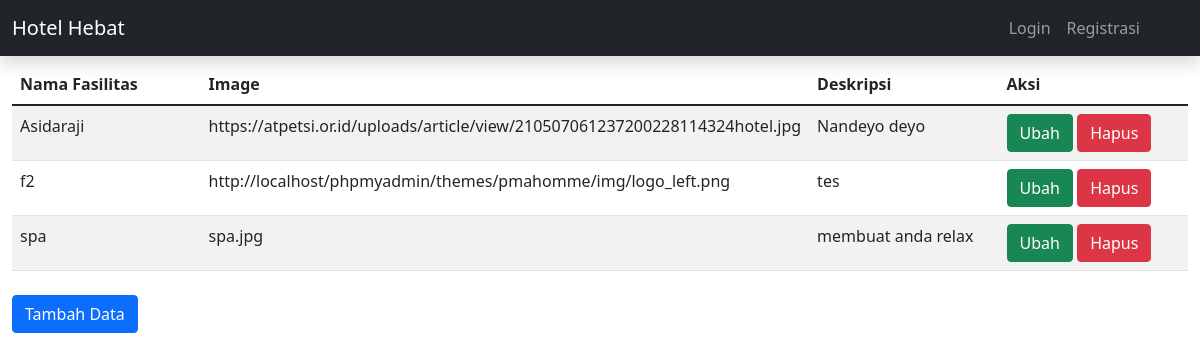
The page /index.php/admin/Fashotel on the database as committed earlier.
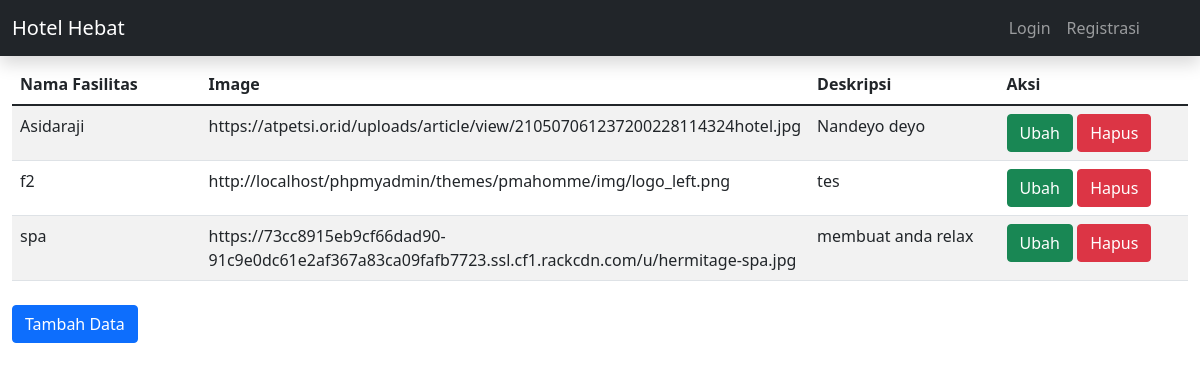
The same page on the database as committed later.
### tables this page shows
CREATE TABLE `f_hotel` (
  `id` int(11) NOT NULL,
  `nama_fasilitas` text NOT NULL,
  `img` text NOT NULL,
  `deks` text NOT NULL
);

### application/controllers/Admin.php (called while the page is built, shortened)
<?php
class Admin extends CI_Controller {
    public function __construct()
    {
            $this->load->model('Madmin');
    }
    public function Fashotel()
    {
        $query['Fh'] = $this->Madmin->fashotel();
        $this->load->view('Admin/Fashotel',$query);
    }
}

### index.php (called while the page is built, shortened)
<?php
require_once BASEPATH.'core/CodeIgniter.php';

### application/models/Madmin.php (called while the page is built, shortened)
<?php
class Madmin extends CI_Model {
   public function fashotel()
   {
    $data = $this->db->get('f_hotel')->result();
       return $data;
   }
}

### application/views/Admin/Fashotel.php (the view, shortened to what this page needs)
<!doctype html>
<html lang="en">
  <head>
    <link href="https://cdn.jsdelivr.net/npm/bootstrap@5.1.3/dist/css/bootstrap.min.css" rel="stylesheet">
  </head>
  <body>
      <div class="container-fluid">
          <table class="table table-striped mt-2 mb-4" id="myTable">
                  <thead>
                      <tr>
                      <th scope="col">Nama Fasilitas</th>
                      <th scope="col">Image</th>
                      <th scope="col">Deskripsi</th>
                      <th scope="col">Aksi</th>
                      </tr>
                  </thead>
                  <tbody>
                      <?php foreach ($Fh as $value) :?>
                      <tr>
                      <td width="200"><?= $value->nama_fasilitas?></td>
                      <td width="200"><?= $value->img?></td>
                      <td width="200"><?= $value->deks?></td>
                      <td width="200">
                        <a href="<?= base_url('Admin/Ubahfhotel').'?id='.$value->id;?>" class="btn btn-success" >Ubah</a>
                        <button type="button" class="btn btn-danger" data-bs-toggle="modal" data-bs-target="#modal<?= $value->id?>">
                          Hapus
                        </button>
                        </td>
                      </tr>
                      <?php endforeach ;?>
                  </tbody>
              </table>
              <a href="<?= base_url('Admin/Tambahdatafkamar');?>" class="btn btn-primary" >Tambah Data</a>
          </div>
  </body>
</html>

Rows that differ between the two databases and show on the page:
changed f_hotel "spa": img "spa.jpg" → "https://73cc8915eb9cf66dad90-91c9e0dc61e2af367a83ca09fafb7723.ssl.cf1.rackcdn.com/u/hermitage-spa.jpg"
